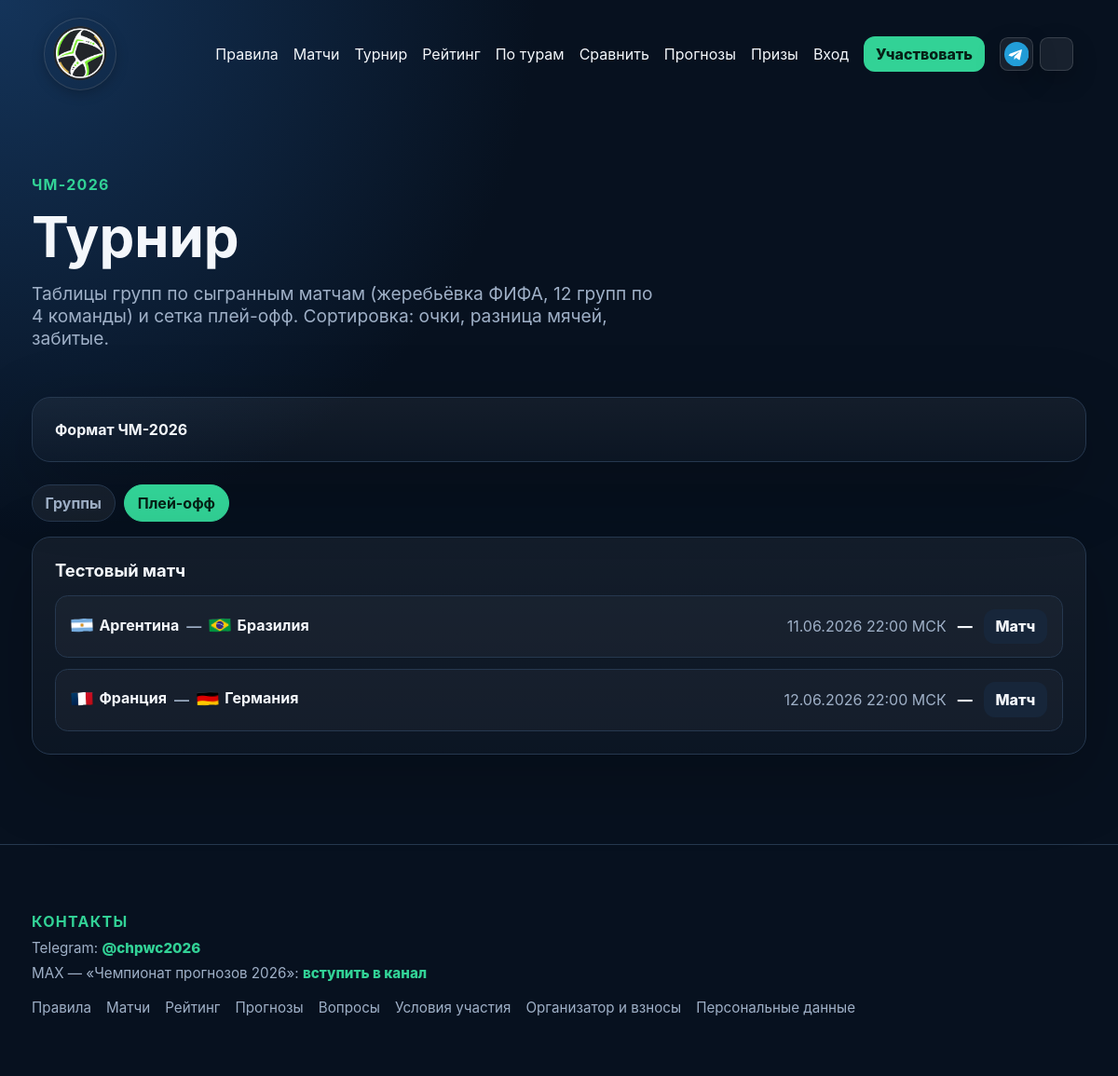
The page /tournament?tab=playoff on the database its author committed.
### tables this page shows
CREATE TABLE matches (
    id INT UNSIGNED AUTO_INCREMENT PRIMARY KEY,
    stage VARCHAR(120) NOT NULL,
    bracket_code VARCHAR(20) NULL,
    home_team_id INT UNSIGNED NULL,
    away_team_id INT UNSIGNED NULL,
    placeholder_home VARCHAR(50) NULL,
    placeholder_away VARCHAR(50) NULL,
    starts_at DATETIME NOT NULL,
    home_score TINYINT UNSIGNED NULL,
    away_score TINYINT UNSIGNED NULL,
    status ENUM('scheduled', 'live', 'finished') NOT NULL DEFAULT 'scheduled',
    api_fixture_id INT UNSIGNED NULL,
    result_source ENUM('manual', 'api') NOT NULL DEFAULT 'manual',
    api_synced_at DATETIME NULL,
    created_at DATETIME NOT NULL,
    updated_at DATETIME NOT NULL,
    UNIQUE KEY matches_api_fixture_id_unique (api_fixture_id),
    INDEX matches_starts_at_idx (starts_at),
    CONSTRAINT matches_home_team_fk FOREIGN KEY (home_team_id) REFERENCES teams(id),
    CONSTRAINT matches_away_team_fk FOREIGN KEY (away_team_id) REFERENCES teams(id)
);

### app/bootstrap.php (called while the page is built, shortened)
<?php
$config = require dirname(__DIR__) . '/config/config.php';
date_default_timezone_set($config['app']['timezone']);
function config(?string $key = null, $default = null)
{
    global $config;
    $value = $config;
    foreach (explode('.', $key) as $part) {
        if (!is_array($value) || !array_key_exists($part, $value)) {
            return $default;
        }
        $value = $value[$part];
    }
    return $value;
}
function db(): PDO
{
    static $pdo = null;
    if ($pdo instanceof PDO) {
        return $pdo;
    }
    $db = config('db');
    $dsn = sprintf(
        'mysql:host=%s;dbname=%s;charset=%s',
        $db['host'],
        $db['database'],
        $db['charset']
    );
    $pdo = new PDO($dsn, $db['username'], $db['password'], [
        PDO::ATTR_ERRMODE => PDO::ERRMODE_EXCEPTION,
        PDO::ATTR_DEFAULT_FETCH_MODE => PDO::FETCH_ASSOC,
        PDO::ATTR_EMULATE_PREPARES => false,
    ]);
    return $pdo;
}
function h(?string $value): string
{
    return htmlspecialchars((string) $value, ENT_QUOTES | ENT_SUBSTITUTE, 'UTF-8');
}
function view(string $template, array $data = []): void
{
    require dirname(__DIR__) . '/views/partials/layout.php';
}
require __DIR__ . '/domain.php';

### app/domain.php (called while the page is built, shortened)
<?php
require_once __DIR__ . '/worldcup2026_groups.php';
function tournament_playoff_matches(): array
{
    $stmt = db()->query(
        "SELECT m.*, ht.name AS home_team, at.name AS away_team, ht.code AS home_code, at.code AS away_code
         FROM matches m
         LEFT JOIN teams ht ON ht.id = m.home_team_id
         LEFT JOIN teams at ON at.id = m.away_team_id
         WHERE m.stage NOT LIKE 'Групповой этап%'
         ORDER BY m.starts_at ASC, m.bracket_code ASC, m.id ASC"
    );
    return $stmt->fetchAll();
}
function match_slot_has_teams(array $match): bool
{
    return !empty($match['home_team_id']) && !empty($match['away_team_id']);
}
function match_url(int $matchId, ?string $from = null, ?string $scheduleFilter = null, ?int $leagueId = null): string
{
    $url = '/match?id=' . $matchId;
    $allowed = ['matches', 'dashboard', 'home', 'tournament', 'my-scores', 'rating', 'predictions', 'participant', 'mini-league'];
    if ($from !== null && $from !== '' && in_array($from, $allowed, true)) {
        $url .= '&from=' . rawurlencode($from);
    }
    return $url;
}

### views/tournament.php (the view, shortened to what this page needs)
<section class="page-heading">
    <div>
        <p class="eyebrow">ЧМ-2026</p>
        <h1>Турнир</h1>
        <p class="lead">Таблицы групп по сыгранным матчам (жеребьёвка ФИФА, 12 групп по 4 команды) и сетка плей-офф. Сортировка: очки, разница мячей, забитые.</p>
    </div>
</section>
<section class="card tournament-facts">
    <details>
        <summary class="tournament-facts-summary">Формат ЧМ-2026</summary>
    </details>
</section>
<div class="filter-tabs tournament-tabs">
    <a
        class="filter-tab <?= $tournamentTab === 'groups' ? 'active' : '' ?>"
        href="/tournament?tab=groups"
    >Группы</a>
    <a
        class="filter-tab <?= $tournamentTab === 'playoff' ? 'active' : '' ?>"
        href="/tournament?tab=playoff"
    >Плей-офф</a>
</div>
<?php if ($tournamentTab === 'groups'): ?>
    <?php if (!$groupStandings): ?>
        <section class="card">
            <p class="muted">Здесь появятся группы, в которых есть команды из справочника ЧМ-2026. Добавьте сборные с кодом ФИФА или названием как в турнире — статистика (И, В, Н, П, очки) заполнится после того, как в админке будут завершены матчи с этапом «Групповой этап…».</p>
        </section>
    <?php else: ?>
        <div class="tournament-groups-grid">
            <?php foreach ($groupStandings as $letter => $rows): ?>
                <section class="card tournament-group-card">
                    <h2 class="tournament-group-title">Группа <?= h($letter) ?></h2>
                    <?php if (!empty(WORLD_CUP_2026_GROUP_LABEL_RU[$letter])): ?>
                        <p class="muted tournament-group-caption tournament-group-caption--flags">
                            <?php foreach (worldcup2026_codes_in_group($letter) as $teamCode): ?>
                                <?php $teamMeta = WORLD_CUP_2026_TEAMS[$teamCode]; ?>
                                <span class="tournament-group-caption-team">
                                    <img class="team-flag" src="/assets/flags/<?= h($teamCode) ?>.svg" alt="" width="24" height="16" loading="lazy" decoding="async">
                                    <span><?= h($teamMeta['name_ru']) ?></span>
                                </span>
                            <?php endforeach; ?>
                        </p>
                    <?php endif; ?>
                    <div class="table-scroll">
                        <table class="tournament-standings-table">
                            <thead>
                                <tr>
                                    <th>#</th>
                                    <th>Команда</th>
                                    <th>И</th>
                                    <th>В</th>
                                    <th>Н</th>
                                    <th>П</th>
                                    <th>Мячи</th>
                                    <th>Очки</th>
                                </tr>
                            </thead>
                            <tbody>
                                <?php foreach ($rows as $row): ?>
                                    <tr>
                                        <td><?= (int) $row['rank'] ?></td>
                                        <td>
                                            <span class="tournament-team-cell">
                                                <?php render_team_with_flag((string) ($row['code'] ?? ''), (string) $row['name'], 'team-with-flag tournament-team-cell__name'); ?>
                                            </span>
                                        </td>
                                        <td><?= (int) $row['played'] ?></td>
                                        <td><?= (int) $row['won'] ?></td>
                                        <td><?= (int) $row['drawn'] ?></td>
                                        <td><?= (int) $row['lost'] ?></td>
                                        <td><?= (int) $row['goals_for'] ?>-<?= (int) $row['goals_against'] ?></td>
                                        <td><strong><?= (int) $row['points'] ?></strong></td>
                                    </tr>
                                <?php endforeach; ?>
                            </tbody>
                        </table>
                    </div>
                </section>
            <?php endforeach; ?>
        </div>
    <?php endif; ?>
<?php else: ?>
    <?php if (!$playoffRounds): ?>
        <section class="card">
            <p class="muted">Сетка плей-офф появится после добавления матчей со стадиями вне «Групповой этап» (1/16 финала и далее).</p>
        </section>
    <?php else: ?>
        <div class="tournament-playoff">
            <?php foreach ($playoffRounds as $round): ?>
                <section class="card tournament-playoff-round">
                    <h2><?= h($round['stage']) ?></h2>
                    <ul class="tournament-playoff-matches">
                        <?php foreach ($round['matches'] as $m): ?>
                            <?php
                                $hasTeams = match_slot_has_teams($m);
                                $homeL = match_slot_home_label($m);
                                $awayL = match_slot_away_label($m);
                                $finished = ($m['status'] ?? '') === 'finished'
                                    && $m['home_score'] !== null && $m['away_score'] !== null;
                                $scoreStr = $finished
                                    ? ((int) $m['home_score'] . ' : ' . (int) $m['away_score'])
                                    : '—';
                            ?>
                            <li class="tournament-playoff-match<?= $hasTeams ? ' tournament-playoff-match--set' : '' ?>">
                                <div class="tournament-playoff-pair">
                                    <span class="tournament-playoff-name<?= empty($m['home_team']) ? ' tournament-playoff-name--tbd' : '' ?>">
                                        <?php if (!empty($m['home_team'])): ?>
                                            <?php render_team_with_flag($m['home_code'] ?? null, (string) $m['home_team']); ?>
                                        <?php else: ?>
                                            <?= h($homeL) ?>
                                        <?php endif; ?>
                                    </span>
                                    <span class="tournament-playoff-vs">—</span>
                                    <span class="tournament-playoff-name<?= empty($m['away_team']) ? ' tournament-playoff-name--tbd' : '' ?>">
                                        <?php if (!empty($m['away_team'])): ?>
                                            <?php render_team_with_flag($m['away_code'] ?? null, (string) $m['away_team']); ?>
                                        <?php else: ?>
                                            <?= h($awayL) ?>
                                        <?php endif; ?>
                                    </span>
                                </div>
                                <div class="tournament-playoff-meta">
                                    <time class="muted" datetime="<?= h(date('c', strtotime((string) $m['starts_at']))) ?>">
                                        <?= h(date('d.m.Y H:i', strtotime((string) $m['starts_at']))) ?> МСК
                                    </time>
                                    <?php if (($m['status'] ?? '') === 'live'): ?>
                                        <span class="pill live-pill">LIVE</span>
                                    <?php else: ?>
                                        <span class="tournament-playoff-score"><?= h($scoreStr) ?></span>
                                    <?php endif; ?>
                                    <?php if ($hasTeams): ?>
                                        <a class="button small secondary" href="<?= h(match_url((int) $m['id'], 'tournament')) ?>">Матч</a>
                                    <?php endif; ?>
                                </div>
                            </li>
                        <?php endforeach; ?>
                    </ul>
                </section>
            <?php endforeach; ?>
        </div>
    <?php endif; ?>
<?php endif; ?>

### app/worldcup2026_groups.php (shortened to what this page needs)
<?php
function worldcup2026_team_code(?string $code, string $name = ''): ?string
{
    if ($code !== null && $code !== '') {
        $u = strtoupper(trim($code));
        if (isset(WORLD_CUP_2026_TEAMS[$u])) {
            return $u;
        }
    }
    return null;
}
function worldcup2026_flag_path(?string $code, string $name = ''): ?string
{
    $resolved = worldcup2026_team_code($code, $name);
    return '/assets/flags/' . $resolved . '.svg';
}
function render_team_with_flag(?string $code, string $name, string $wrapperClass = 'team-with-flag'): void
{
    $resolved = worldcup2026_team_code($code, $name);
    $flagPath = $resolved !== null ? worldcup2026_flag_path($resolved, '') : null;
    echo '<span class="' . h($wrapperClass) . '">';
    if ($flagPath !== null) {
        echo '<img class="team-flag" src="' . h($flagPath) . '" alt="" width="24" height="16" loading="lazy" decoding="async">';
    }
    echo '<span class="team-with-flag__name">' . h($name) . '</span>';
    echo '</span>';
}

### rows shown on the page
matches: shows a picture, name "Аргентина Бразилия", starts_at "11.06.2026 22:00", status "—"
matches: shows a picture, name "Франция Германия", starts_at "12.06.2026 22:00", status "—"

### other values the page prints
$round['stage'] "Тестовый матч"
contest_max_channel_name() "Чемпионат прогнозов 2026"
